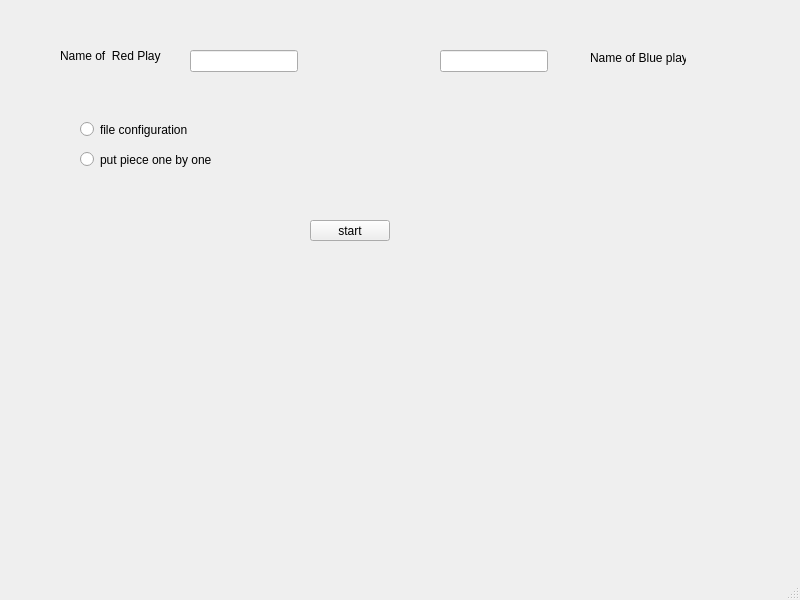
<?xml version="1.0" encoding="UTF-8"?>
<ui version="4.0">
 <class>MainWindow</class>
 <widget class="QMainWindow" name="MainWindow">
  <property name="geometry">
   <rect>
    <x>0</x>
    <y>0</y>
    <width>800</width>
    <height>600</height>
   </rect>
  </property>
  <property name="windowTitle">
   <string>MainWindow</string>
  </property>
  <widget class="QWidget" name="centralwidget">
   <widget class="QPushButton" name="startButton">
    <property name="geometry">
     <rect>
      <x>310</x>
      <y>220</y>
      <width>80</width>
      <height>21</height>
     </rect>
    </property>
    <property name="text">
     <string>start</string>
    </property>
   </widget>
   <widget class="QLineEdit" name="inputPR">
    <property name="geometry">
     <rect>
      <x>190</x>
      <y>50</y>
      <width>108</width>
      <height>22</height>
     </rect>
    </property>
    <property name="text">
     <string/>
    </property>
   </widget>
   <widget class="QLabel" name="labelPR">
    <property name="geometry">
     <rect>
      <x>60</x>
      <y>40</y>
      <width>101</width>
      <height>31</height>
     </rect>
    </property>
    <property name="text">
     <string>Name of  Red Player</string>
    </property>
   </widget>
   <widget class="QLineEdit" name="inputPB">
    <property name="geometry">
     <rect>
      <x>440</x>
      <y>50</y>
      <width>108</width>
      <height>22</height>
     </rect>
    </property>
   </widget>
   <widget class="QLabel" name="labelPB">
    <property name="geometry">
     <rect>
      <x>590</x>
      <y>50</y>
      <width>96</width>
      <height>16</height>
     </rect>
    </property>
    <property name="text">
     <string>Name of Blue player</string>
    </property>
   </widget>
   <widget class="QLabel" name="errorLabel">
    <property name="geometry">
     <rect>
      <x>280</x>
      <y>90</y>
      <width>171</width>
      <height>31</height>
     </rect>
    </property>
    <property name="text">
     <string/>
    </property>
   </widget>
   <widget class="QRadioButton" name="fileRadio">
    <property name="geometry">
     <rect>
      <x>80</x>
      <y>120</y>
      <width>111</width>
      <height>19</height>
     </rect>
    </property>
    <property name="text">
     <string>file configuration</string>
    </property>
   </widget>
   <widget class="QRadioButton" name="putRadio">
    <property name="geometry">
     <rect>
      <x>80</x>
      <y>150</y>
      <width>131</width>
      <height>19</height>
     </rect>
    </property>
    <property name="text">
     <string>put piece one by one</string>
    </property>
   </widget>
  </widget>
  <widget class="QMenuBar" name="menubar">
   <property name="geometry">
    <rect>
     <x>0</x>
     <y>0</y>
     <width>800</width>
     <height>20</height>
    </rect>
   </property>
  </widget>
  <widget class="QStatusBar" name="statusbar"/>
 </widget>
 <resources/>
 <connections/>
</ui>
